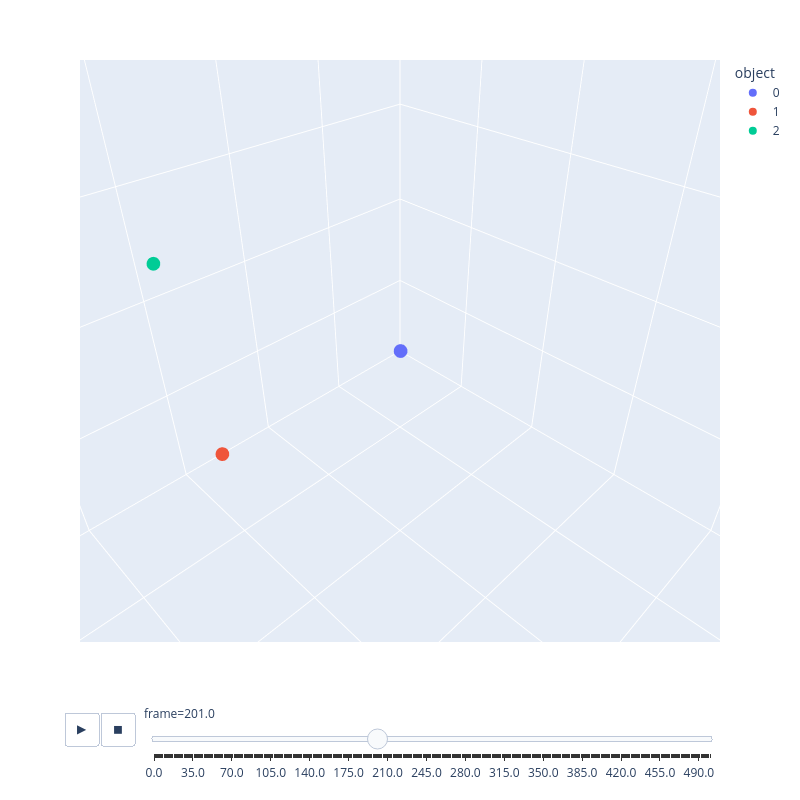

Notebook code for this chart:
### Markdown cell above
## Three Body Orbitals

### Code cell
N = 3 #Number of objects
Time = 250 #Duration of the simulation
frame_skip = 50 #Number of timesteps between frames
soft_len = 0.1 #Softening Length to prevent singularities in force calculations when objects get very close to each other
G = 1 #Gravitational Constant (set to 1 for simplicity, can be changed to real value if desired)
R = 30

dt = 0.01 #Timestep
t = 0 #Intializing time
frames = [] #Setting the empty frame list
frame_num = 0 #Intializing frame number

#Setting array of objects: 
    #col 0,1,2 stores position in x,y,z directions
    #col 3 stores mass
    #col 4,5,6 stores momentum in x,y,z directions
    #col 7,8,9 stores force on the object in x,y,z directions
objects = np.zeros([N,10])

objects[0,0:3] = np.array((0,0,0))
objects[0,3] = 5000
objects[0,4:7] = np.array((0,0,0))

objects[1,0:3] = np.array((100,0,0))
objects[1,3] = 1
objects[1,4:7] = np.array((0,28**(0.5),28.25**(0.5)))

objects[2,0:3] = np.array((0,150,0))
objects[2,3] = 1
objects[2,4:7] = np.array((-6,0,0))

while t<Time:
    force_calculation(objects, N, G, soft_len, t, dt, frame_num)
    
    t += dt
    frame_num += 1

#Converting saved position data into a format that px.scatter_3d can use
df = pd.DataFrame(frames, columns=['x','y','z','object','frame'])

fig = px.scatter_3d(
    df,
    x='x',
    y='y',
    z='z',
    color='object',
    animation_frame='frame',
    width=800, 
    height=800,
)

fig.layout.updatemenus[0].buttons[0].args[1]['frame']['duration'] = 10
fig.layout.updatemenus[0].buttons[0].args[1]['transition']['duration'] = 1

fig.update_layout(
    scene=dict(
        xaxis=dict(range=[-10*R, 10*R]),
        yaxis=dict(range=[-10*R, 10*R]),
        zaxis=dict(range=[-10*R, 10*R]),
        aspectmode='cube'
    )
)

fig.show()
